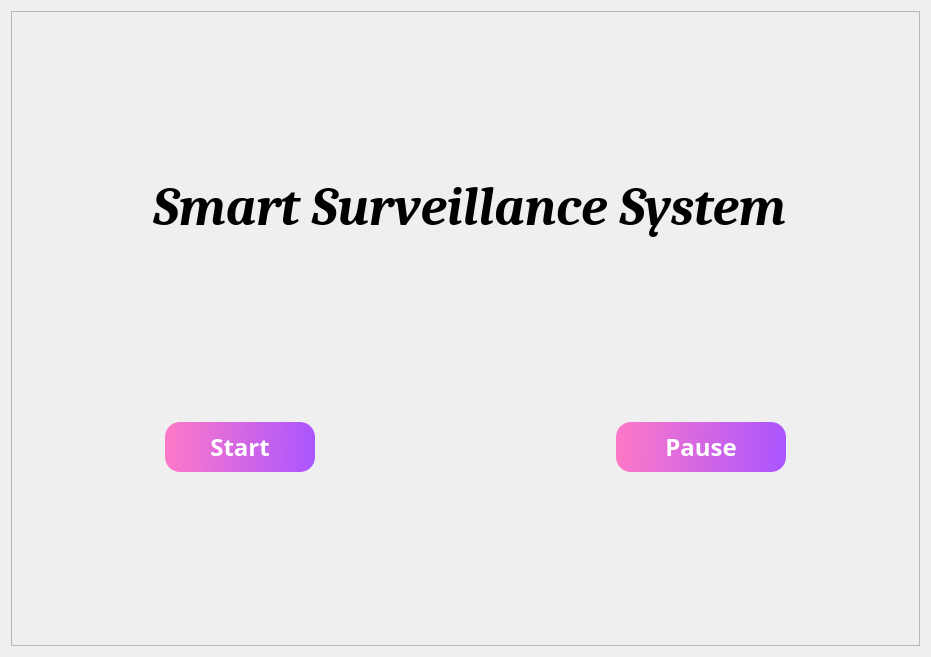
                <widget class="QWidget" name="page_home">
                 <layout class="QGridLayout" name="gridLayout">
                  <item row="0" column="0">
                   <widget class="QFrame" name="frame_2">
                    <property name="frameShape">
                     <enum>QFrame::StyledPanel</enum>
                    </property>
                    <property name="frameShadow">
                     <enum>QFrame::Raised</enum>
                    </property>
                    <layout class="QGridLayout" name="gridLayout_2">
                     <item row="4" column="7">
                      <spacer name="horizontalSpacer_10">
                       <property name="orientation">
                        <enum>Qt::Horizontal</enum>
                       </property>
                       <property name="sizeHint" stdset="0">
                        <size>
                         <width>112</width>
                         <height>20</height>
                        </size>
                       </property>
                      </spacer>
                     </item>
                     <item row="1" column="1" colspan="5">
                      <widget class="QLabel" name="imglabel">
                       <property name="font">
                        <font>
                         <family>Cambria</family>
                         <pointsize>-1</pointsize>
                         <weight>75</weight>
                         <italic>true</italic>
                         <bold>true</bold>
                         <kerning>true</kerning>
                        </font>
                       </property>
                       <property name="styleSheet">
                        <string notr="true">*
{
font-family: Cambria;
font-size:54px;

}
</string>
                       </property>
                       <property name="frameShape">
                        <enum>QFrame::NoFrame</enum>
                       </property>
                       <property name="frameShadow">
                        <enum>QFrame::Plain</enum>
                       </property>
                       <property name="lineWidth">
                        <number>1</number>
                       </property>
                       <property name="text">
                        <string>Smart Surveillance System</string>
                       </property>
                       <property name="scaledContents">
                        <bool>true</bool>
                       </property>
                      </widget>
                     </item>
                     <item row="1" column="6" colspan="2">
                      <spacer name="horizontalSpacer_7">
                       <property name="orientation">
                        <enum>Qt::Horizontal</enum>
                       </property>
                       <property name="sizeHint" stdset="0">
                        <size>
                         <width>112</width>
                         <height>20</height>
                        </size>
                       </property>
                      </spacer>
                     </item>
                     <item row="0" column="5">
                      <spacer name="verticalSpacer_5">
                       <property name="orientation">
                        <enum>Qt::Vertical</enum>
                       </property>
                       <property name="sizeHint" stdset="0">
                        <size>
                         <width>170</width>
                         <height>137</height>
                        </size>
                       </property>
                      </spacer>
                     </item>
                     <item row="0" column="2" colspan="2">
                      <spacer name="verticalSpacer_4">
                       <property name="orientation">
                        <enum>Qt::Vertical</enum>
                       </property>
                       <property name="sizeHint" stdset="0">
                        <size>
                         <width>28</width>
                         <height>155</height>
                        </size>
                       </property>
                      </spacer>
                     </item>
                     <item row="4" column="5">
                      <widget class="QPushButton" name="pause">
                       <property name="minimumSize">
                        <size>
                         <width>150</width>
                         <height>50</height>
                        </size>
                       </property>
                       <property name="font">
                        <font>
                         <family>century gothic</family>
                         <pointsize>-1</pointsize>
                         <weight>75</weight>
                         <bold>true</bold>
                        </font>
                       </property>
                       <property name="styleSheet">
                        <string notr="true">*
{
font-family:century gothic;
font-size:24px;
}

QPushButton
{
background-color: qlineargradient(spread:pad, x1:0, y1:0.511364, x2:1, y2:0.523, stop:0 rgba(254, 121, 199, 255), stop:1 rgba(170, 85, 255, 255));
border-radius:60px;
}


QPushButton
{
color:white;
border-radius:15px;
}


QPushButton:hover
{
color:#333;
border-radius:15px;
background:#4e576a;
}</string>
                       </property>
                       <property name="text">
                        <string>Pause</string>
                       </property>
                       <property name="icon">
                        <iconset>
                         <normaloff>:/20x20/icons/best/cil-media-play.png</normaloff>:/20x20/icons/best/cil-media-play.png</iconset>
                       </property>
                       <property name="iconSize">
                        <size>
                         <width>100</width>
                         <height>100</height>
                        </size>
                       </property>
                      </widget>
                     </item>
                     <item row="2" column="5" rowspan="2" colspan="2">
                      <spacer name="verticalSpacer_3">
                       <property name="orientation">
                        <enum>Qt::Vertical</enum>
                       </property>
                       <property name="sizeHint" stdset="0">
                        <size>
                         <width>176</width>
                         <height>122</height>
                        </size>
                       </property>
                      </spacer>
                     </item>
                     <item row="4" column="4">
                      <spacer name="horizontalSpacer">
                       <property name="orientation">
                        <enum>Qt::Horizontal</enum>
                       </property>
                       <property name="sizeHint" stdset="0">
                        <size>
                         <width>260</width>
                         <height>20</height>
                        </size>
                       </property>
                      </spacer>
                     </item>
                     <item row="4" column="0" colspan="3">
                      <spacer name="horizontalSpacer_9">
                       <property name="orientation">
                        <enum>Qt::Horizontal</enum>
                       </property>
                       <property name="sizeHint" stdset="0">
                        <size>
                         <width>134</width>
                         <height>82</height>
                        </size>
                       </property>
                      </spacer>
                     </item>
                     <item row="5" column="2" colspan="2">
                      <spacer name="verticalSpacer_7">
                       <property name="orientation">
                        <enum>Qt::Vertical</enum>
                       </property>
                       <property name="sizeHint" stdset="0">
                        <size>
                         <width>28</width>
                         <height>148</height>
                        </size>
                       </property>
                      </spacer>
                     </item>
                     <item row="5" column="5">
                      <spacer name="verticalSpacer_8">
                       <property name="orientation">
                        <enum>Qt::Vertical</enum>
                       </property>
                       <property name="sizeHint" stdset="0">
                        <size>
                         <width>28</width>
                         <height>119</height>
                        </size>
                       </property>
                      </spacer>
                     </item>
                     <item row="4" column="3">
                      <widget class="QPushButton" name="start">
                       <property name="minimumSize">
                        <size>
                         <width>150</width>
                         <height>50</height>
                        </size>
                       </property>
                       <property name="font">
                        <font>
                         <family>century gothic</family>
                         <pointsize>-1</pointsize>
                         <weight>75</weight>
                         <bold>true</bold>
                        </font>
                       </property>
                       <property name="toolTip">
                        <string>&lt;html&gt;&lt;head/&gt;&lt;body&gt;&lt;p&gt;&lt;span style=&quot; font-size:8pt;&quot;&gt;Press the button to start surveillance&lt;/span&gt;&lt;/p&gt;&lt;/body&gt;&lt;/html&gt;</string>
                       </property>
                       <property name="styleSheet">
                        <string notr="true">*
{
font-family:century gothic;
font-size:24px;
}

QPushButton
{
background-color: qlineargradient(spread:pad, x1:0, y1:0.511364, x2:1, y2:0.523, stop:0 rgba(254, 121, 199, 255), stop:1 rgba(170, 85, 255, 255));
border-radius:60px;
}


QPushButton
{
color:white;
border-radius:15px;
}


QPushButton:hover
{
color:#3333;
border-radius:15px;
background:#4e576a;
}</string>
                       </property>
                       <property name="text">
                        <string>Start</string>
                       </property>
                       <property name="icon">
                        <iconset resource="files.qrc">
                         <normaloff>:/20x20/icons/20x20/cil-camera.png</normaloff>:/20x20/icons/20x20/cil-camera.png</iconset>
                       </property>
                       <property name="iconSize">
                        <size>
                         <width>100</width>
                         <height>100</height>
                        </size>
                       </property>
                      </widget>
                     </item>
                     <item row="1" column="0">
                      <spacer name="horizontalSpacer_3">
                       <property name="orientation">
                        <enum>Qt::Horizontal</enum>
                       </property>
                       <property name="sizeHint" stdset="0">
                        <size>
                         <width>126</width>
                         <height>20</height>
                        </size>
                       </property>
                      </spacer>
                     </item>
                     <item row="2" column="2" rowspan="2" colspan="2">
                      <spacer name="verticalSpacer_2">
                       <property name="orientation">
                        <enum>Qt::Vertical</enum>
                       </property>
                       <property name="sizeHint" stdset="0">
                        <size>
                         <width>20</width>
                         <height>155</height>
                        </size>
                       </property>
                      </spacer>
                     </item>
                     <item row="0" column="4">
                      <spacer name="verticalSpacer_6">
                       <property name="orientation">
                        <enum>Qt::Vertical</enum>
                       </property>
                       <property name="sizeHint" stdset="0">
                        <size>
                         <width>257</width>
                         <height>137</height>
                        </size>
                       </property>
                      </spacer>
                     </item>
                    </layout>
                   </widget>
                  </item>
                 </layout>
                </widget>
